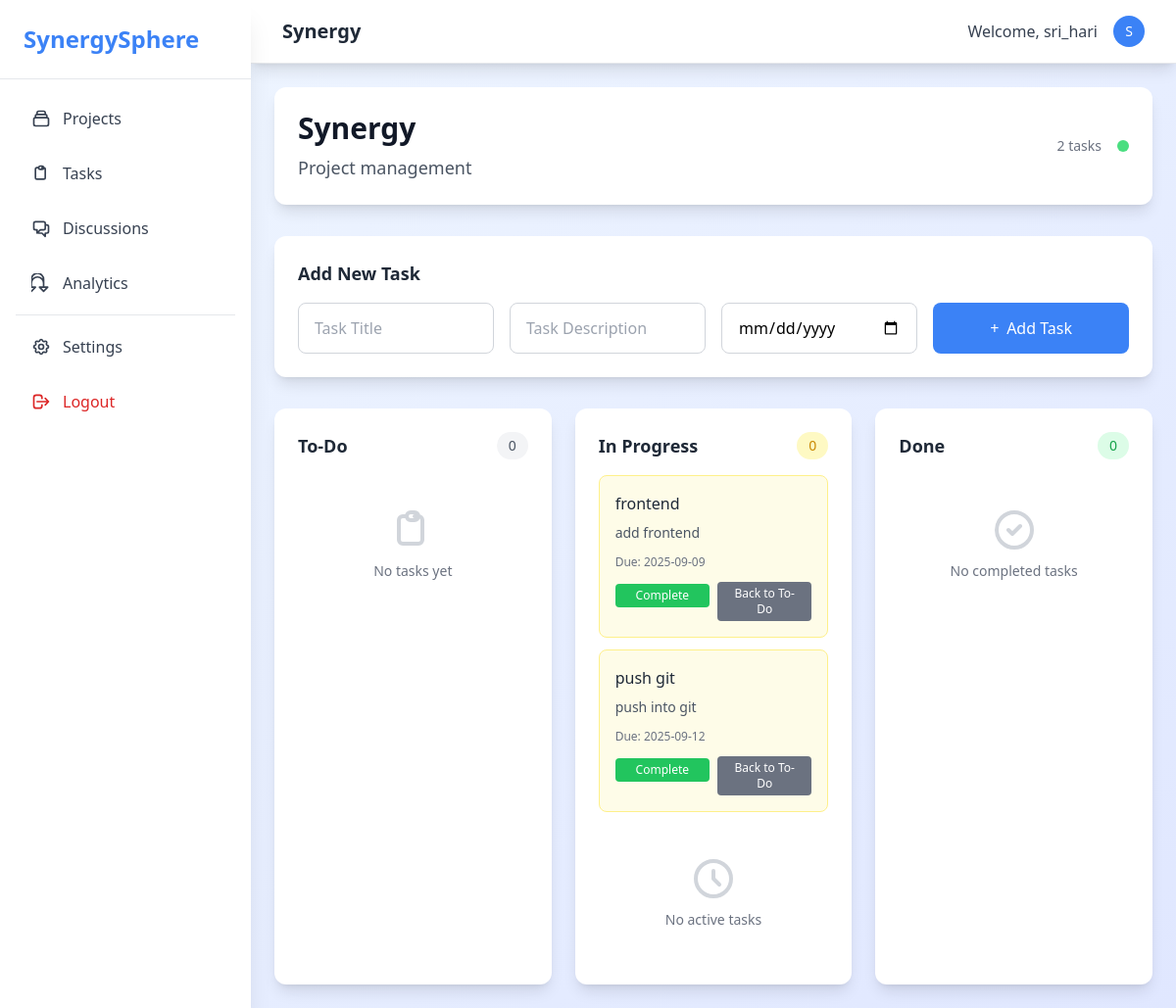
Page /projects/1 (signed in) on the committed database.
### app/models.py (models this page shows)
class Project(Base):
    __tablename__ = "projects"
    id = Column(Integer, primary_key=True, index=True)
    name = Column(String, index=True)
    description = Column(String)
    owner_id = Column(Integer, ForeignKey("users.id"))
    owner = relationship("User", back_populates="projects")
    tasks = relationship("Task", back_populates="project")

class Task(Base):
    __tablename__ = "tasks"
    id = Column(Integer, primary_key=True, index=True)
    title = Column(String, index=True)
    description = Column(String)
    due_date = Column(Date)
    status = Column(Enum(TaskStatus), default=TaskStatus.todo)
    project_id = Column(Integer, ForeignKey("projects.id"))
    project = relationship("Project", back_populates="tasks")

### app/routers/tasks.py (the view)
@router.get("/projects/{project_id}", response_class=HTMLResponse)
async def project_detail(
    project_id: int,
    request: Request,
    db: Session = Depends(get_db)
):
    user_id = request.session.get("user_id")
    if not user_id:
        return RedirectResponse(url="/login", status_code=303)
    project = db.query(models.Project).filter(
        models.Project.id == project_id,
        models.Project.owner_id == user_id
    ).first()
    if not project:
        raise HTTPException(status_code=404, detail="Project not found")
    tasks = db.query(models.Task).filter(models.Task.project_id == project_id).all()
    return templates.TemplateResponse("project_detail.html", {
        "request": request,
        "project": project,
        "tasks": tasks,
        "username": request.session.get("username")
    })

### app/templates/project_detail.html (shortened to what this page needs)
{% extends "base.html" %}
{% block page_title %}{{ project.name }}{% endblock %}
{% block content %}
    <div class="bg-white rounded-xl shadow-lg p-6 mb-8">
        <div class="flex flex-col md:flex-row md:items-center md:justify-between">
            <div>
                <h2 class="text-3xl font-bold text-gray-900 mb-2">{{ project.name }}</h2>
                <p class="text-gray-600 text-lg">{{ project.description }}</p>
            </div>
            <div class="mt-4 md:mt-0 flex items-center space-x-4">
                <div class="text-sm text-gray-500">
                    <span class="font-medium">{{ tasks|length }}</span> tasks
                </div>
                <div class="w-3 h-3 bg-green-400 rounded-full"></div>
            </div>
        </div>
    </div>
    <div class="bg-white rounded-xl shadow-lg p-6 mb-8">
        <h3 class="text-lg font-semibold text-gray-800 mb-4">Add New Task</h3>
        <form method="post" action="/projects/{{ project.id }}/tasks" class="grid grid-cols-1 md:grid-cols-4 gap-4">
            <input type="text" name="title" placeholder="Task Title" required
                   class="px-4 py-3 rounded-lg border border-gray-300 focus:ring-2 focus:ring-primary focus:border-transparent transition duration-200">
            <input type="text" name="description" placeholder="Task Description" required
                   class="px-4 py-3 rounded-lg border border-gray-300 focus:ring-2 focus:ring-primary focus:border-transparent transition duration-200">
            <input type="date" name="due_date" placeholder="Due Date"
                   class="px-4 py-3 rounded-lg border border-gray-300 focus:ring-2 focus:ring-primary focus:border-transparent transition duration-200">
            <button type="submit"
                    class="bg-primary hover:bg-secondary text-white px-6 py-3 rounded-lg font-medium transition duration-200 transform hover:scale-105">
                <i class="mr-2">+</i>Add Task
            </button>
        </form>
    </div>
        <div class="grid grid-cols-1 lg:grid-cols-3 gap-6">
            <div class="bg-white rounded-xl shadow-lg p-6">
                <div class="flex items-center justify-between mb-4">
                    <h3 class="text-lg font-semibold text-gray-800">To-Do</h3>
                    <span class="bg-gray-100 text-gray-600 px-3 py-1 rounded-full text-sm font-medium">
                        {{ tasks|selectattr('status', 'equalto', 'todo')|list|length }}
                    </span>
                </div>
                <div class="space-y-3">
                    {% if tasks|selectattr('status', 'equalto', 'todo')|list|length == 0 %}
                    <div class="text-center py-8 text-gray-500">
                        <svg class="w-12 h-12 mx-auto mb-2 text-gray-300" fill="none" stroke="currentColor" viewBox="0 0 24 24">
                            <path stroke-linecap="round" stroke-linejoin="round" stroke-width="2" d="M9 5H7a2 2 0 00-2 2v10a2 2 0 002 2h8a2 2 0 002-2V7a2 2 0 00-2-2h-2M9 5a2 2 0 002 2h2a2 2 0 002-2M9 5a2 2 0 012-2h2a2 2 0 012 2"></path>
                        </svg>
                        <p class="text-sm">No tasks yet</p>
                    </div>
                    {% endif %}
                </div>
            </div>
            <div class="bg-white rounded-xl shadow-lg p-6">
                <div class="flex items-center justify-between mb-4">
                    <h3 class="text-lg font-semibold text-gray-800">In Progress</h3>
                    <span class="bg-yellow-100 text-yellow-600 px-3 py-1 rounded-full text-sm font-medium">
                        {{ tasks|selectattr('status', 'equalto', 'in_progress')|list|length }}
                    </span>
                </div>
                <div class="space-y-3">
                    {% for task in tasks %}
                        {% if task.status.value == 'In Progress' %}
                        <div class="bg-yellow-50 rounded-lg p-4 border border-yellow-200 hover:shadow-md transition duration-200">
                            <h4 class="font-medium text-gray-800 mb-2">{{ task.title }}</h4>
                            <p class="text-sm text-gray-600 mb-3">{{ task.description }}</p>
                            {% if task.due_date %}
                            <p class="text-xs text-gray-500 mb-3">
                                Due: {{ task.due_date.strftime('%Y-%m-%d') }}
                            </p>
                            {% endif %}
                            <div class="flex space-x-2">
                                <form method="post" action="/tasks/{{ task.id }}/status" class="flex-1">
                                    <button type="submit" class="w-full bg-green-500 hover:bg-green-600 text-white text-xs px-3 py-1 rounded transition duration-200">
                                        Complete
                                    </button>
                                </form>
                                <form method="post" action="/tasks/{{ task.id }}/status" class="flex-1">
                                    <button type="submit" class="w-full bg-gray-500 hover:bg-gray-600 text-white text-xs px-3 py-1 rounded transition duration-200">
                                        Back to To-Do
                                    </button>
                                </form>
                            </div>
                        </div>
                        {% endif %}
                    {% endfor %}
                    {% if tasks|selectattr('status', 'equalto', 'in_progress')|list|length == 0 %}
                    <div class="text-center py-8 text-gray-500">
                        <svg class="w-12 h-12 mx-auto mb-2 text-gray-300" fill="none" stroke="currentColor" viewBox="0 0 24 24">
                            <path stroke-linecap="round" stroke-linejoin="round" stroke-width="2" d="M12 8v4l3 3m6-3a9 9 0 11-18 0 9 9 0 0118 0z"></path>
                        </svg>
                        <p class="text-sm">No active tasks</p>
                    </div>
                    {% endif %}
                </div>
            </div>
            <div class="bg-white rounded-xl shadow-lg p-6">
                <div class="flex items-center justify-between mb-4">
                    <h3 class="text-lg font-semibold text-gray-800">Done</h3>
                    <span class="bg-green-100 text-green-600 px-3 py-1 rounded-full text-sm font-medium">
                        {{ tasks|selectattr('status', 'equalto', 'done')|list|length }}
                    </span>
                </div>
                <div class="space-y-3">
                    {% if tasks|selectattr('status', 'equalto', 'done')|list|length == 0 %}
                    <div class="text-center py-8 text-gray-500">
                        <svg class="w-12 h-12 mx-auto mb-2 text-gray-300" fill="none" stroke="currentColor" viewBox="0 0 24 24">
                            <path stroke-linecap="round" stroke-linejoin="round" stroke-width="2" d="M9 12l2 2 4-4m6 2a9 9 0 11-18 0 9 9 0 0118 0z"></path>
                        </svg>
                        <p class="text-sm">No completed tasks</p>
                    </div>
                    {% endif %}
                </div>
            </div>
        </div>
    </div>
{% endblock %}

### app/templates/base.html (shortened to what this page needs)
<!DOCTYPE html>
<html lang="en">
<head>
    <script src="https://cdn.tailwindcss.com"></script>
</head>
<body class="bg-gradient-to-br from-blue-50 to-indigo-100 min-h-screen font-sans">
    <div id="sidebar" class="fixed left-0 top-0 h-full w-64 bg-white shadow-xl z-50 sidebar-transition sidebar-hidden md:sidebar-visible">
        <div class="p-6 border-b border-gray-200">
            <div class="flex items-center justify-between">
                <h1 class="text-2xl font-bold text-primary">SynergySphere</h1>
            </div>
        </div>
        <nav class="p-4 space-y-2">
            <a href="/projects" class="flex items-center space-x-3 px-4 py-3 text-gray-700 hover:bg-blue-50 hover:text-primary rounded-lg transition duration-200 {% if request.url.path == '/projects' %}bg-blue-50 text-primary{% endif %}">
                <svg class="w-5 h-5" fill="none" stroke="currentColor" viewBox="0 0 24 24">
                    <path stroke-linecap="round" stroke-linejoin="round" stroke-width="2" d="M19 11H5m14 0a2 2 0 012 2v6a2 2 0 01-2 2H5a2 2 0 01-2-2v-6a2 2 0 012-2m14 0V9a2 2 0 00-2-2M5 11V9a2 2 0 012-2m0 0V5a2 2 0 012-2h6a2 2 0 012 2v2M7 7h10"></path>
                </svg>
                <span>Projects</span>
            </a>
            <a href="/projects" class="flex items-center space-x-3 px-4 py-3 text-gray-700 hover:bg-blue-50 hover:text-primary rounded-lg transition duration-200">
                <svg class="w-5 h-5" fill="none" stroke="currentColor" viewBox="0 0 24 24">
                    <path stroke-linecap="round" stroke-linejoin="round" stroke-width="2" d="M9 5H7a2 2 0 00-2 2v10a2 2 0 002 2h8a2 2 0 002-2V7a2 2 0 00-2-2h-2M9 5a2 2 0 002 2h2a2 2 0 002-2M9 5a2 2 0 012-2h2a2 2 0 012 2"></path>
                </svg>
                <span>Tasks</span>
            </a>
            <a href="/projects" class="flex items-center space-x-3 px-4 py-3 text-gray-700 hover:bg-blue-50 hover:text-primary rounded-lg transition duration-200">
                <svg class="w-5 h-5" fill="none" stroke="currentColor" viewBox="0 0 24 24">
                    <path stroke-linecap="round" stroke-linejoin="round" stroke-width="2" d="M17 8h2a2 2 0 012 2v6a2 2 0 01-2 2h-2v4l-4-4H9a1.994 1.994 0 01-1.414-.586m0 0L11 14h4a2 2 0 002-2V6a2 2 0 00-2-2H5a2 2 0 00-2 2v6a2 2 0 002 2h2v4l.586-.586z"></path>
                </svg>
                <span>Discussions</span>
            </a>
            <a href="/projects" class="flex items-center space-x-3 px-4 py-3 text-gray-700 hover:bg-blue-50 hover:text-primary rounded-lg transition duration-200">
                <svg class="w-5 h-5" fill="none" stroke="currentColor" viewBox="0 0 24 24">
                    <path stroke-linecap="round" stroke-linejoin="round" stroke-width="2" d="M15 17h5l-5 5-5-5h5v-5a7.5 7.5 0 1 0-15 0v5h5l-5 5-5-5h5V7.5a7.5 7.5 0 1 1 15 0V17z"></path>
                </svg>
                <span>Analytics</span>
            </a>
            <div class="border-t border-gray-200 my-4"></div>
            <a href="/projects" class="flex items-center space-x-3 px-4 py-3 text-gray-700 hover:bg-blue-50 hover:text-primary rounded-lg transition duration-200">
                <span>Settings</span>
            </a>
            <a href="/logout" class="flex items-center space-x-3 px-4 py-3 text-red-600 hover:bg-red-50 hover:text-red-700 rounded-lg transition duration-200">
                <svg class="w-5 h-5" fill="none" stroke="currentColor" viewBox="0 0 24 24">
                    <path stroke-linecap="round" stroke-linejoin="round" stroke-width="2" d="M17 16l4-4m0 0l-4-4m4 4H7m6 4v1a3 3 0 01-3 3H6a3 3 0 01-3-3V7a3 3 0 013-3h4a3 3 0 013 3v1"></path>
                </svg>
                <span>Logout</span>
            </a>
        </nav>
    </div>
    <div class="md:ml-64">
        <nav class="bg-white shadow-lg border-b border-gray-200">
            <div class="px-4 sm:px-6 lg:px-8">
                <div class="flex justify-between h-16">
                    <div class="flex items-center">
                        <h2 class="text-xl font-semibold text-gray-800">{% block page_title %}Dashboard{% endblock %}</h2>
                    </div>
                    <div class="flex items-center space-x-4">
                        <span class="text-gray-700">Welcome, {{ username or 'User' }}</span>
                        <div class="w-8 h-8 bg-primary rounded-full flex items-center justify-center">
                            <span class="text-white text-sm font-medium">{{ (username or 'U')[0].upper() }}</span>
                        </div>
                    </div>
                </div>
            </div>
        </nav>
        <main class="p-6">
            {% block content %}{% endblock %}
</body>
</html>

### app/templates/base.html (style rules this page uses)
.sidebar-transition { transition: transform 0.3s ease-in-out; }
.sidebar-hidden { transform: translateX(-100%); }
@media (min-width: 768px) { .sidebar-hidden { transform: translateX(0); } }

### rows in the picture
Project: name "Synergy", description "Project management"
Task: title "frontend", description "add frontend", due_date "2025-09-09"
Task: title "push git", description "push into git", due_date "2025-09-12"

### other values in the picture
{{ username or 'User' }} "sri_hari"
{{ (username or 'U')[0].upper() }} "S"
{{ tasks|length }} "2"
{{ tasks|selectattr('status', 'equalto', 'todo')|list|length }} "0"
{{ tasks|selectattr('status', 'equalto', 'in_progress')|list|length }} "0"
{{ tasks|selectattr('status', 'equalto', 'done')|list|length }} "0"
